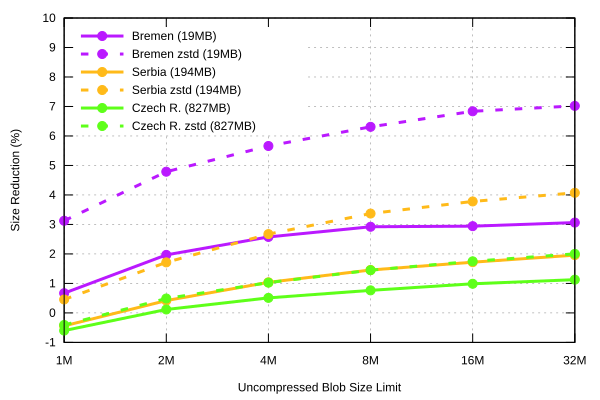

gnuplot code for this plot:
set grid
set ylabel "Size Reduction (%)"
set xlabel "Uncompressed Blob Size Limit"
set logscale x 2
set key reverse top left Left
set ytics 1
set term svg size 600,400 background "#ffffff"
set output "compare.svg"
set yrange [-1:10]
plot \
	"compare.txt" using 1:(100*(1-$2/19716)):xticlabels(1) with  lp lw 3 pt 7 ps 1      lc "#ba19ff" title "Bremen (19MB)", \
	"compare.txt" using 1:(100*(1-$3/19716)):xticlabels(1) with  lp dt 2 lw 3 pt 7 ps 1 lc "#ba19ff" title "Bremen zstd (19MB)", \
	"compare.txt" using 1:(100*(1-$4/198620)):xticlabels(1) with lp lw 3 pt 7 ps 1      lc "#ffba19" title "Serbia (194MB)", \
	"compare.txt" using 1:(100*(1-$5/198620)):xticlabels(1) with lp dt 2 lw 3 pt 7 ps 1 lc "#ffba19" title "Serbia zstd (194MB)", \
	"compare.txt" using 1:(100*(1-$6/847168)):xticlabels(1) with lp lw 3 pt 7 ps 1      lc "#5eff19" title "Czech R. (827MB)", \
	"compare.txt" using 1:(100*(1-$7/847168)):xticlabels(1) with lp dt 2 lw 3 pt 7 ps 1 lc "#5eff19" title "Czech R. zstd (827MB)"
